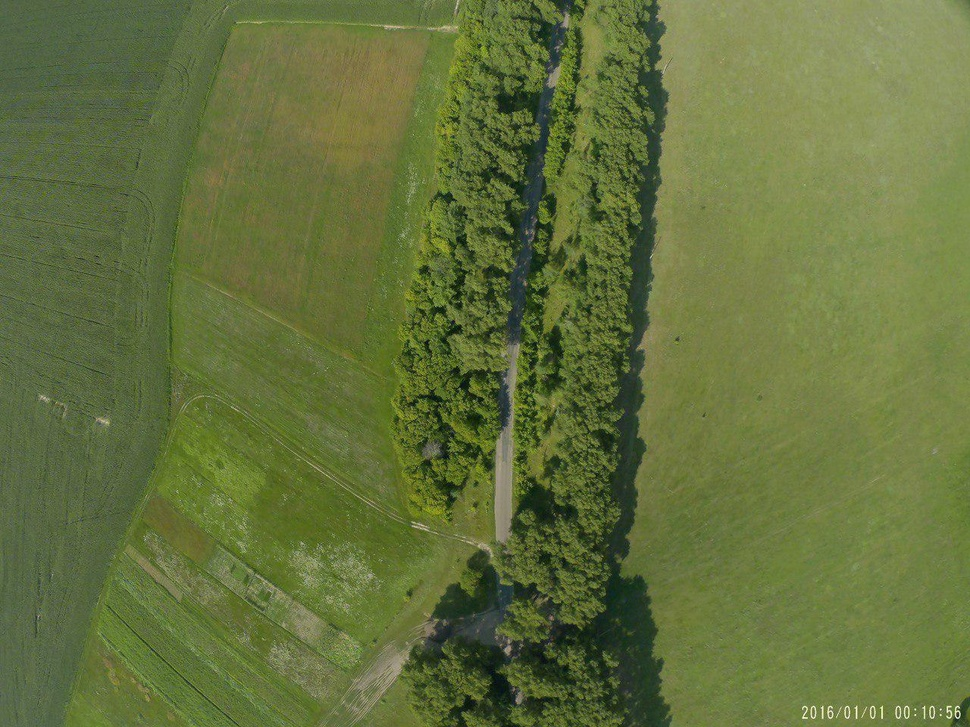
#> input picture photo.jpg, 970 x 727 px, shrunk from 1280 x 960 before the run
$ python main.py
#> lines starting #> are read from the running program, lines starting #| are printed output that depends on the picture; after the words box and inside, x2 and y2 are one past the last pixel; in counts of white or black regions, pixels touching at a corner belong together
import cv2
import numpy as np

print('Readig...')
## Read
img = cv2.imread("photo.jpg")
#> img is the input picture: shape (727, 970, 3); mean B, G, R 61.1, 113.2, 99.9

print('slicing colors...')
## convert to hsv
hsv = cv2.cvtColor(img, cv2.COLOR_BGR2HSV)
#> hsv: shape (727, 970, 3); mean H, S, V 39.1, 119.3, 113.4


row, column, channels = img.shape
#> row = 727; column = 970; channels = 3

new_val = 210

beps = 35
hsv = cv2.GaussianBlur(hsv, (beps, beps), 0)
#> hsv: shape (727, 970, 3); mean H, S, V 39.1, 119.3, 113.4


# bluring image
print(hsv.shape[0], 'x', hsv.shape[1])
#| 727 x 970

used = []
for i in range(0, hsv.shape[0]):
    used.append([])
    for j in range(0, hsv.shape[1]):
        used[i].append(False)


def bfs(y, x, val, eps):
    global hsv, used
    q = [(y, x)]
    while len(q) > 0:
        x = q[0][1]
        y = q[0][0]
        used[y][x] = True

        hsv[y][x][0] = val
        if x + 1 < hsv.shape[1] and used[y][x + 1] == False and abs(float(hsv[y][x + 1][0]) - val) <= eps:
            q.append((y, x + 1))
            used[y][x + 1] = True
        if x - 1 >= 0 and used[y][x - 1] == False and abs(float(hsv[y][x - 1][0]) - val) <= eps:
            q.append((y, x - 1))
            used[y][x - 1] = True

        if y + 1 < hsv.shape[0] and used[y + 1][x] == False and abs(float(hsv[y + 1][x][0]) - val) <= eps:
            q.append((y + 1, x))
            used[y + 1][x] = True
        if y - 1 >= 0 and used[y - 1][x] == False and abs(float(hsv[y - 1][x][0]) - val) <= eps:
            q.append((y - 1, x))
            used[y - 1][x] = True
        del q[0]


print('\nworking with hsv...')

for i in range(0, hsv.shape[0]):
    for j in range(0, hsv.shape[1]):
        for g in range(1, 11):
            if i == hsv.shape[0] // 100 * g * 10 and j == 0:
                print(g * 10, f'%')
        if used[i][j] == False:
            bfs(i, j, hsv[i][j][0], 2.25)


mask = cv2.inRange(hsv, (0, 75, 0), (33, 255,255))
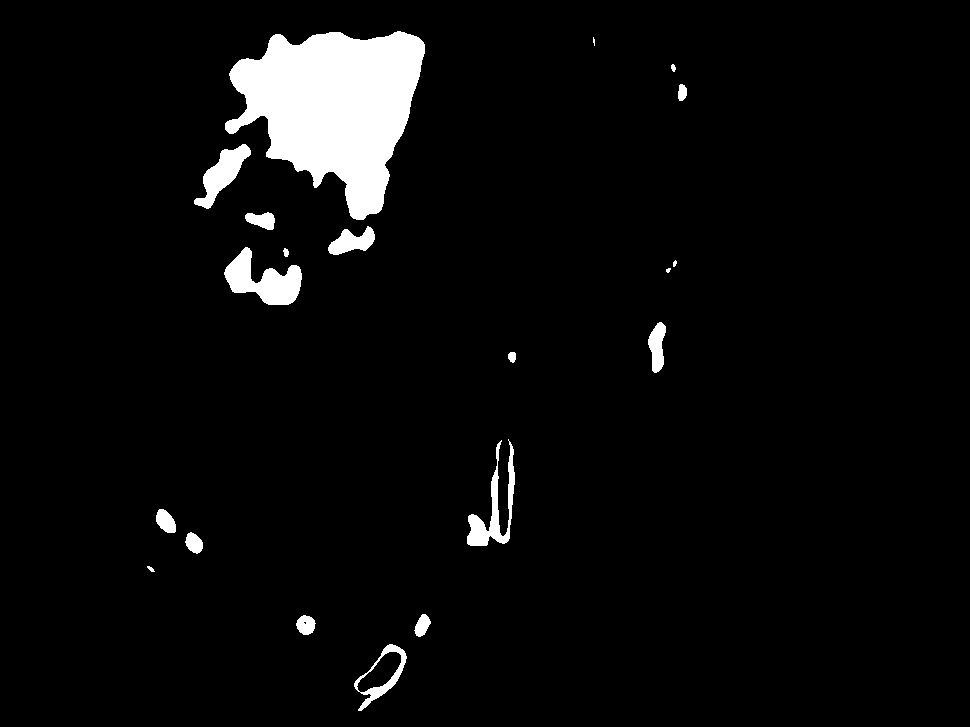
#> mask: shape (727, 970); 4.6% white; 20 white regions (2 under 20 px), largest, box (x1, y1, x2, y2) and area: (225, 31, 425, 220) 22780, (224, 247, 302, 305) 2329, (467, 439, 515, 546) 1610
#> hsv: shape (727, 970, 3); mean H, S, V 39.4, 119.3, 113.4

## slice the red
imask = mask>0
red = np.zeros_like(img, np.uint8)
red[imask] = img[imask]
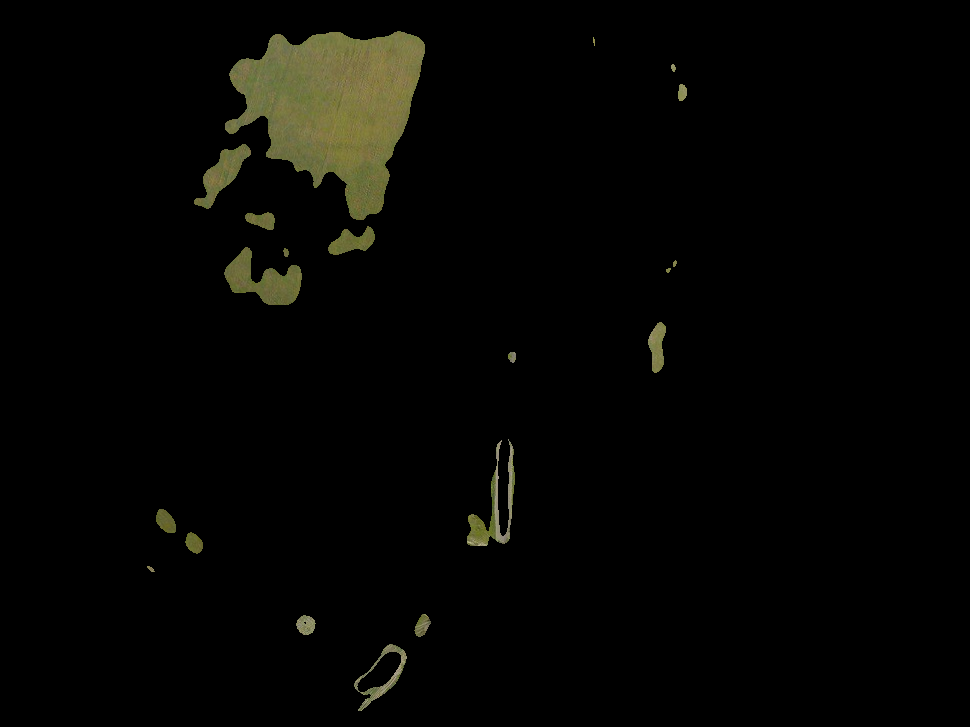
#> red: shape (727, 970, 3); mean B, G, R 3.1, 5.4, 5.4


## slice the yellow
mask = cv2.inRange(hsv, (30.00001, 75, 0), (35, 255,255))
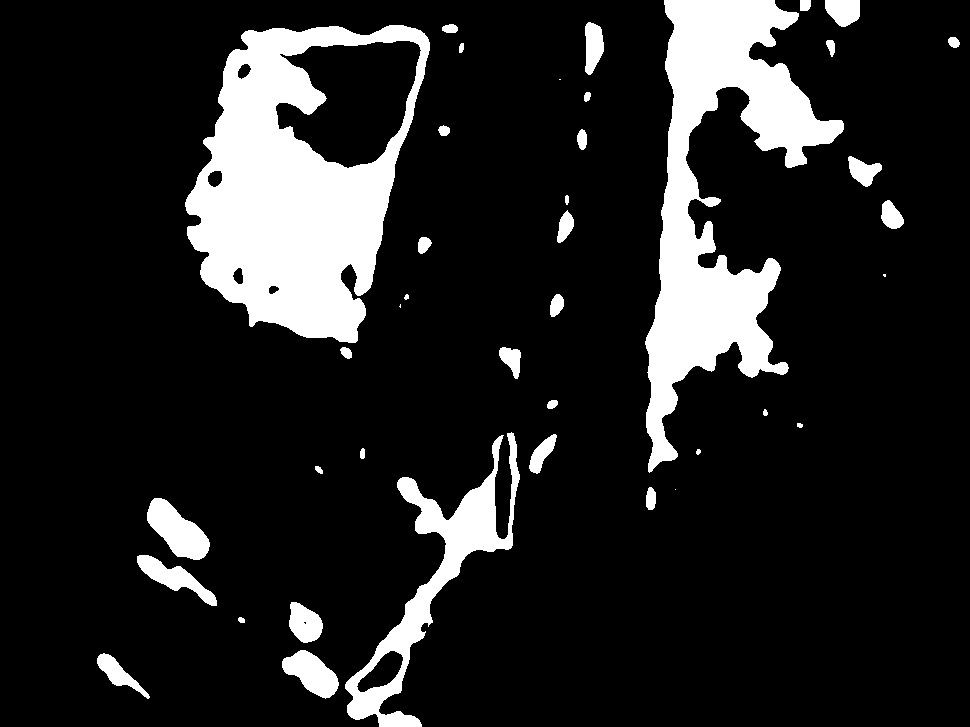
#> mask: shape (727, 970); 14.1% white; 40 white regions (4 under 20 px), largest, box (x1, y1, x2, y2) and area: (185, 25, 430, 343) 42040, (645, 0, 844, 473) 34503, (345, 432, 520, 727) 10244

imask = mask>0
yel = np.zeros_like(img, np.uint8)
yel[imask] = img[imask]
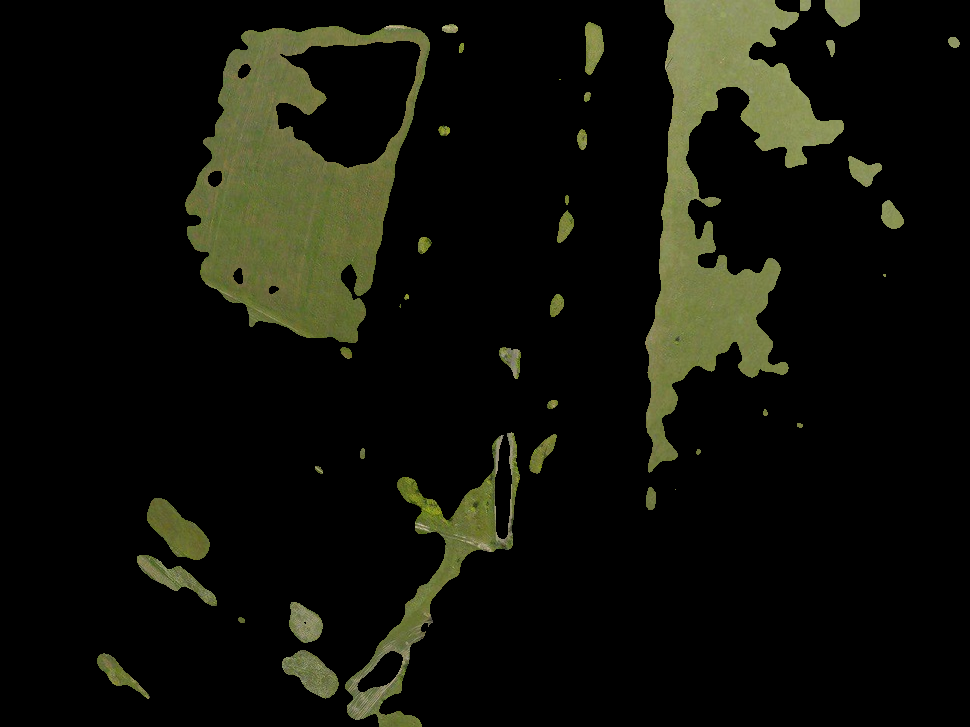
#> yel: shape (727, 970, 3); mean B, G, R 9.7, 17.4, 16.5


print('loading...')

for i in range(0, red.shape[0]):
    for j in range(0, red.shape[1]):
        for g in range(1, 11):
            if i == hsv.shape[0] // 100 * g * 10 and j == 0:
                print(g * 10, f'%')


        if (i - 1 >= 0) and (yel[i][j].all() != 0 or red[i][j].all() != 0) and (yel[i - 1][j].all() == 0 and red[i - 1][j].all() == 0):
            img.itemset((i, j, 0), 255)
            img.itemset((i, j, 1), 255)
            img.itemset((i, j, 2), 255)
        if (i + 1 < red.shape[0]) and (yel[i][j].all() != 0 or red[i][j].all() != 0) and (yel[i - 1][j].all() == 0 and red[i - 1][j].all() == 0):
            img.itemset((i, j, 0), 255)
            img.itemset((i, j, 1), 255)
            img.itemset((i, j, 2), 255)

        if (j - 1 >= 0) and (yel[i][j].all() != 0 or red[i][j].all() != 0) and (yel[i][j - 1].all() == 0 and red[i][j - 1].all() == 0):
            img.itemset((i, j, 0), 255)
            img.itemset((i, j, 1), 255)
            img.itemset((i, j, 2), 255)
        if (j + 1 < red.shape[1]) and (yel[i][j].all() != 0 or red[i][j].all() != 0) and (yel[i][j + 1].all() == 0 and red[i][j + 1].all() == 0):
            img.itemset((i, j, 0), 255)
            img.itemset((i, j, 1), 255)
            img.itemset((i, j, 2), 255)

        if yel[i][j].all() != 0:
            img.itemset((i, j, 1), new_val)
        if red[i][j].all() != 0:
            img.itemset((i, j, 2), new_val)
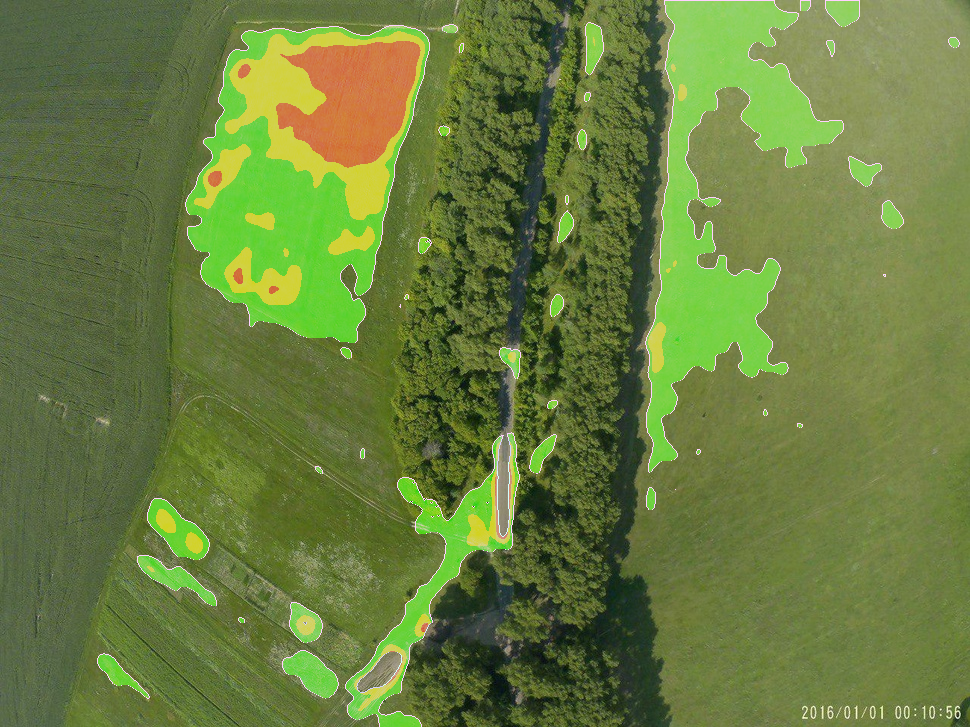
#> img: shape (727, 970, 3); 15.94% of pixels changed, all inside (x1, y1, x2, y2) = (97, 0, 960, 727)


HSVTOBGR = cv2.cvtColor(hsv, cv2.COLOR_HSV2BGR)
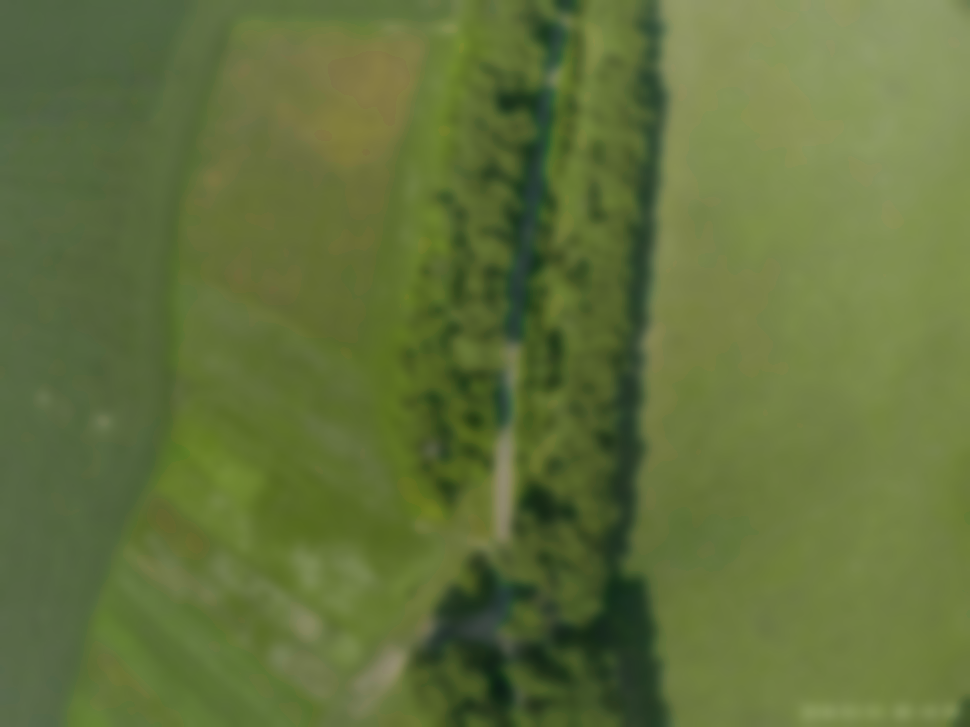
#> HSVTOBGR: shape (727, 970, 3); mean B, G, R 60.1, 113.3, 98

print(hsv.shape[0], 'x', hsv.shape[1])
#| 727 x 970

## save
cv2.imwrite("res.jpg", img)

cv2.waitKey(0)
cv2.destroyAllWindows()
